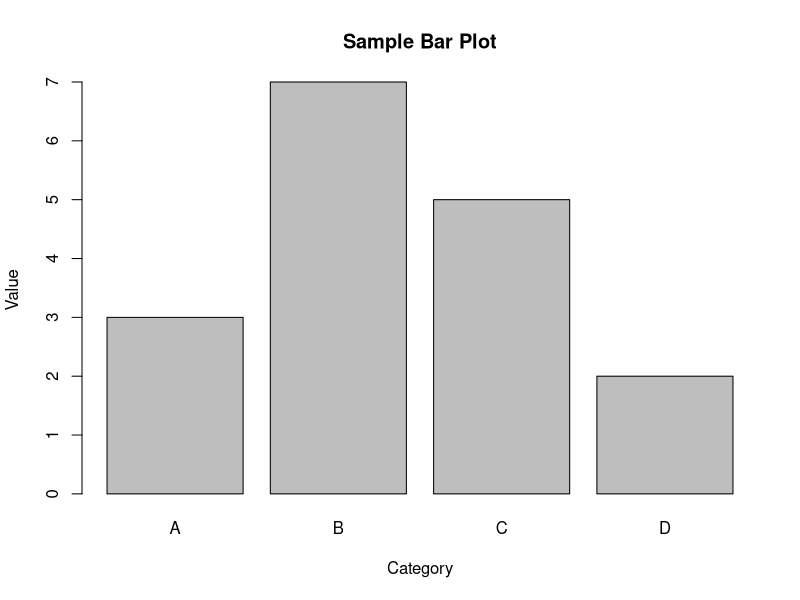
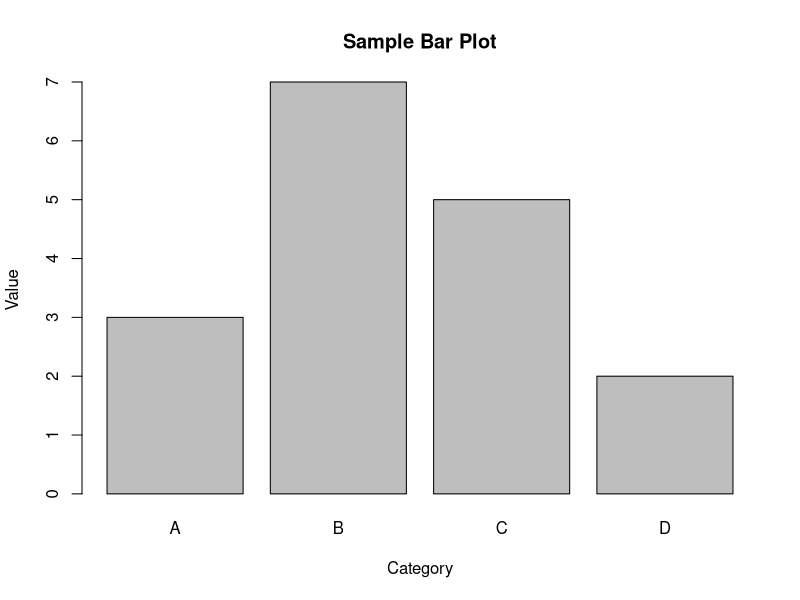

Write the R code that produced these figures, in order.
# R script to create a bar plot and save it

# Create sample data
categories <- c("A", "B", "C", "D")
values <- c(3, 7, 5, 2)

# Create the bar plot
barplot(values, names.arg = categories, main = "Sample Bar Plot", xlab = "Category", ylab = "Value")

# Save the plot as a PNG file
png("bar_plot.png")
barplot(values, names.arg = categories, main = "Sample Bar Plot", xlab = "Category", ylab = "Value")
dev.off()

cat("Bar plot saved as bar_plot.png\n")
